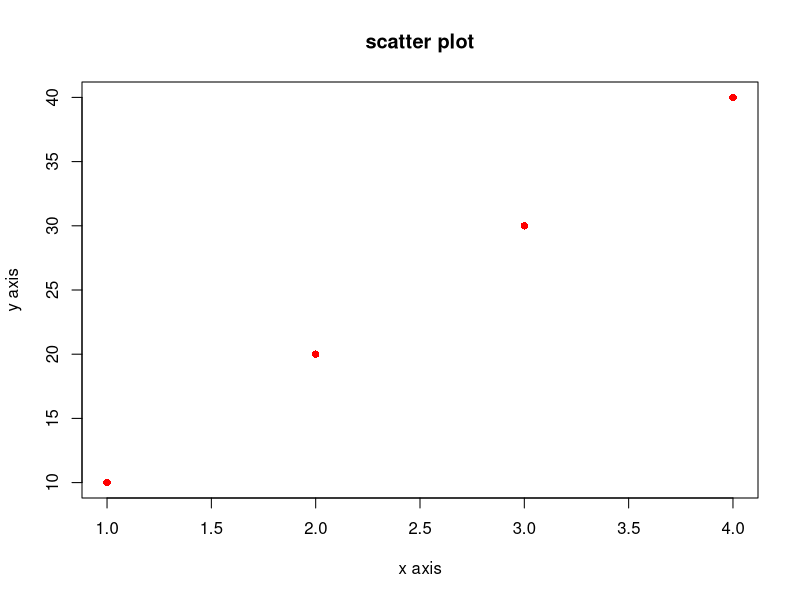
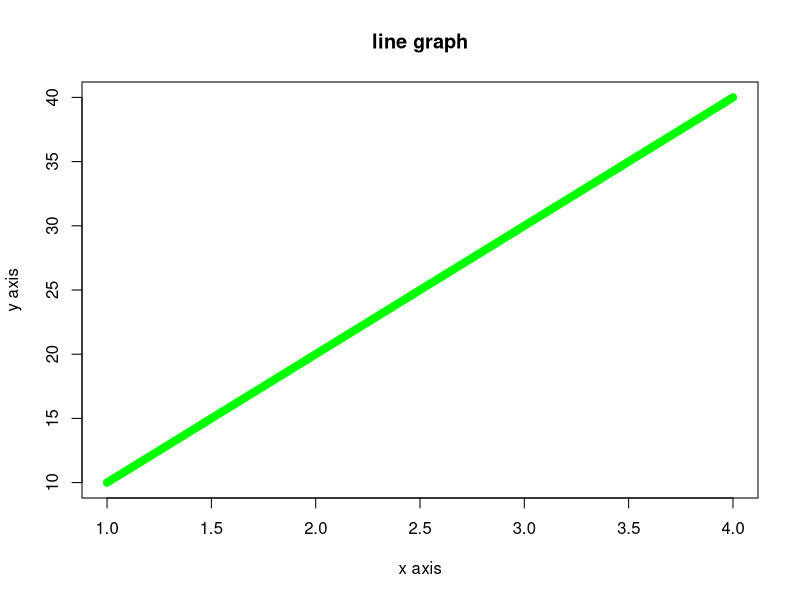
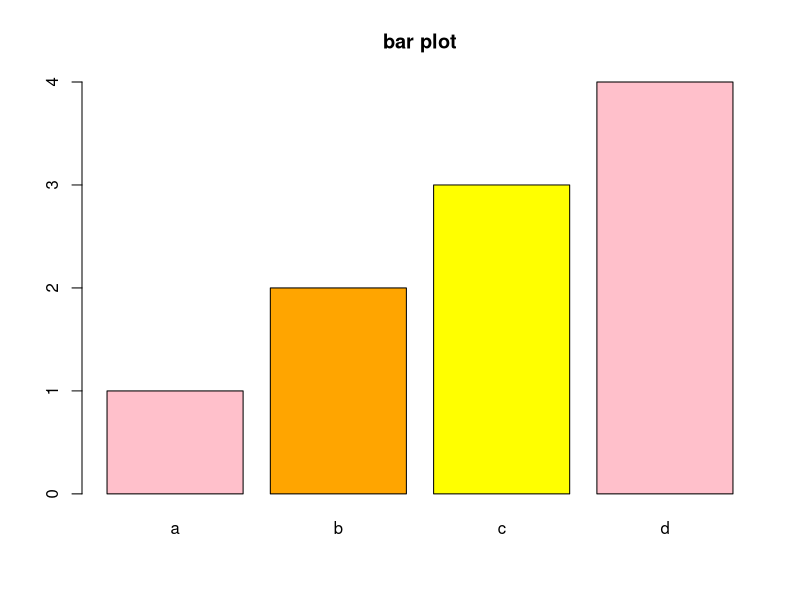
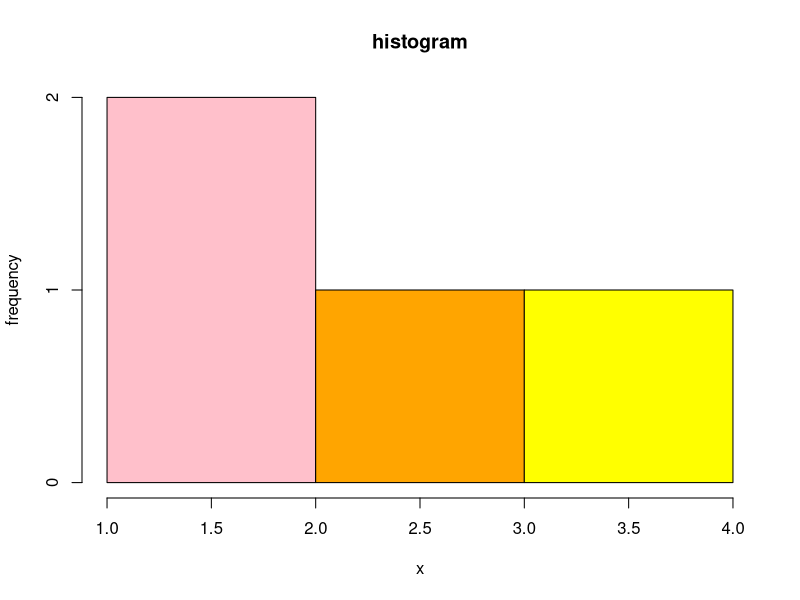

These charts were generated, in order, by the following R code:
x=c(1,2,3,4)
y=c(10,20,30,40)
plot(x,y,xlab="x axis",ylab="y axis",main="scatter plot",col="red",type="p",pch=16)
plot(x,y,xlab="x axis",ylab="y axis",main="line graph",col="green", type="l",lwd=8)

y=c("a","b","c","d")
colors=c("pink","orange","yellow")
barplot(x,names.arg = y,col=colors,main="bar plot")
hist(x,ylab="frequency",col=colors,main="histogram",)

# x=c(1,2,3,4)
#xdata <- readline("x(comma separated): ") 
#x <- as.numeric(strsplit(xdata, ",")[[1]])
#y=c(10,20,30,40)
#ydata <- readline("x(comma separated): ") 
#y <- as.numeric(strsplit(ydata, ",")[[1]]) 
